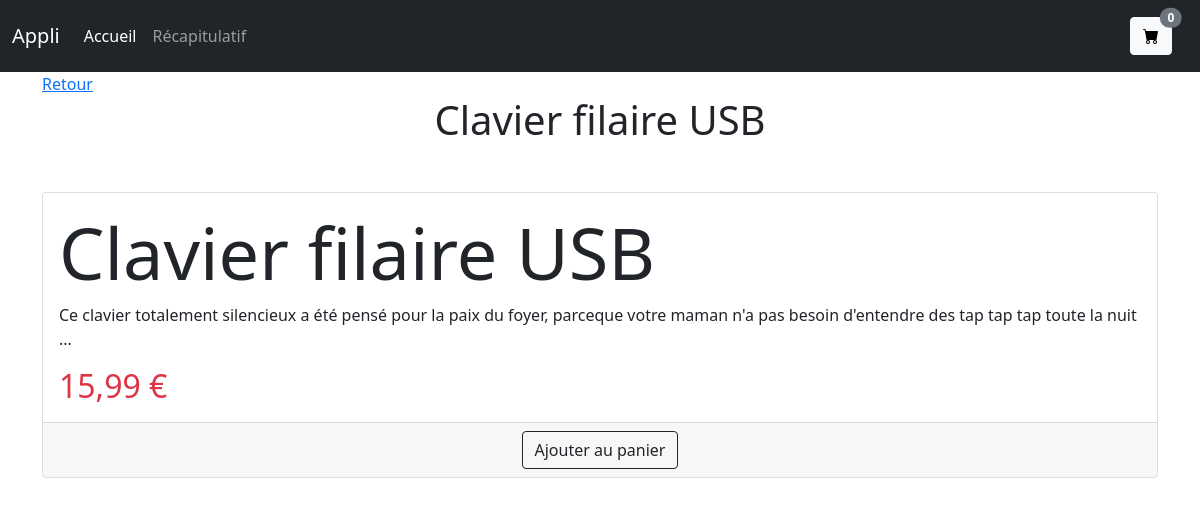
/product.php?produit=4, run on the app's committed database.
### tables this page shows
CREATE TABLE `product` (
  `id` int(11) NOT NULL,
  `name` varchar(255) NOT NULL,
  `description` text NOT NULL,
  `price` float NOT NULL
);

### db-functions.php (called while the page is built, shortened)
<?php
function connexion() {
    $options = [
        \PDO::ATTR_ERRMODE            => \PDO::ERRMODE_EXCEPTION,
        \PDO::ATTR_DEFAULT_FETCH_MODE => \PDO::FETCH_ASSOC,
        \PDO::MYSQL_ATTR_INIT_COMMAND   => 'SET NAMES utf8',
    ];
    try {
        $bdd = new PDO ('mysql:host=localhost; dbname=store; charset=utf8', 'root', '', $options);
        return $bdd;
    } catch (PDOException $e) {
        throw new PDOException($e->getMessage(), (int)$e->getCode());
    }
}
function findOneById($id) {
    $reponse = connexion()->query("SELECT * FROM product WHERE id='".$id."'");
	return $reponse -> fetch(PDO::FETCH_ASSOC);
}

### product.php (the view, shortened to what this page needs)
<?php
require 'db-functions.php';
if(isset($_GET['produit'])) {
    $product=findOneById($_GET['produit']);
}
?>
<!DOCTYPE html>
<html lang="en">
<head>
    <link href="https://cdn.jsdelivr.net/npm/bootstrap@5.1.3/dist/css/bootstrap.min.css" rel="stylesheet"
>
    <link rel="stylesheet" href="https://cdn.jsdelivr.net/npm/bootstrap-icons@1.8.1/font/bootstrap-icons.css">
</head>
<body>
    <nav class="navbar navbar-expand-md navbar-dark bg-dark py-3">
        <div class="container-fluid">
            <a class="navbar-brand" href="#">Appli</a>
            <div class="collapse navbar-collapse" id="navbarSupportedContent">
                <ul class="navbar-nav me-auto">
                    <li class="nav-item">
                        <a class="nav-link active" aria-current="page" href="index.php">Accueil</a>
                    </li>
                    <li class="nav-item">
                        <a class="nav-link" href="recap.php">Récapitulatif</a>
                    </li>
                </ul>
                <ul class="navbar-nav ms-auto me-3">
                    <li class="nav-item">
                        <a type="button" class="btn btn-light position-relative" href="recap.php">
                            <i class="bi bi-cart-fill"></i>
                            <span
                                class="position-absolute top-0 start-100 translate-middle badge rounded-pill bg-secondary">
                                <?php
                                if(isset($_SESSION['products'])) {
                                    echo count($_SESSION['products']);
                                } else {
                                    echo '0';
                                }
                                ?>
                            </span>
                        </a>
                    </li>
                </ul>
            </div>
        </div>
    </nav>
    <div class="container">
        <a href="index.php">Retour</a>
        <h1 class="text-center"><?=$product['name']?></h1>
        <div class="row mt-5">
            <div class="col-12">
                <div class="card">
                    <div class="card-body">
                        <h5 class="card-title display-2"><?=$product['name']?></h5>
                        <p class="card-text"><?=$product['description']?></p>
                        <p class="card-text h2 text-danger"><?=number_format($product['price'], 2, ",", "&nbsp;")."&nbsp;€"?></p>
                    </div>
                    <div class="card-footer text-center">
                        <a href="traitement.php?action=addCart&id=<?=$product['id']?>" type="button" class="btn btn-outline-dark">Ajouter au panier</a>
                    </div>
                </div>
            </div>
        </div>
    </div>
</body>
</html>

### data on the page
product: name "Clavier filaire USB", description "Ce clavier totalement silencieux a été pensé pour la paix du foyer, parceque votre maman n'a pas besoin d'entendre des tap tap tap toute la nuit ...", price "15,99"
